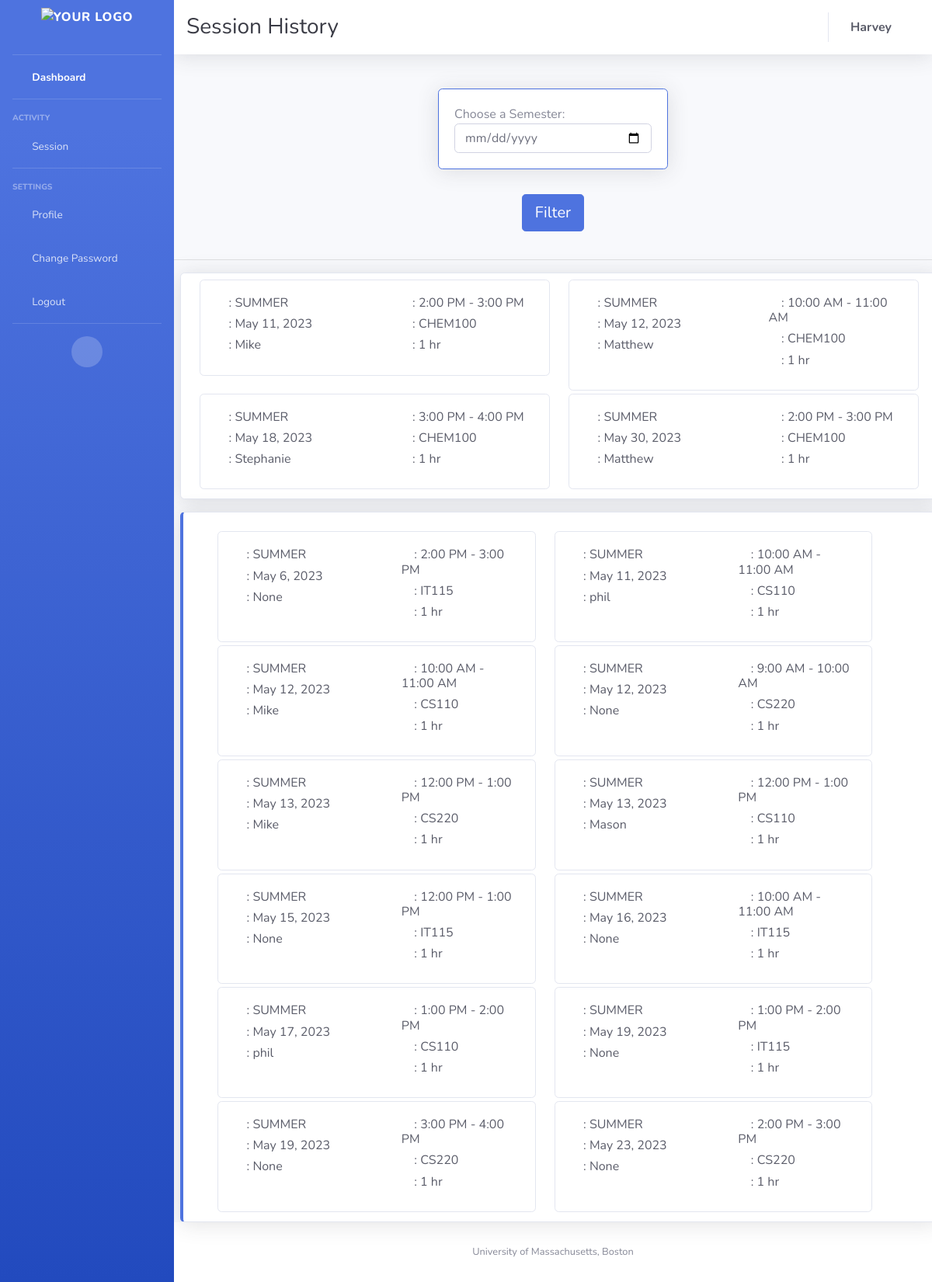
Page /session-hsitory/ (signed in) on the committed database.
### appusers/models.py (models this page shows, shortened)
class Availability(models.Model):
    tutor = models.ForeignKey(Tutor, on_delete=models.CASCADE, null=True, blank=True, related_name='availabilities')
    date = models.DateField()
    timeblock = models.CharField(max_length=1, choices=TIMEBLOCK_CHOICES)
    booked_by = models.ForeignKey(Student, on_delete=models.SET_NULL, null=True, blank=True,
                                  related_name='booked_slots')
    course = models.ForeignKey(Course, on_delete=models.CASCADE)
    status = models.CharField(max_length=1, choices=STATUS_CHOICES)
    semester = models.CharField(max_length=25, null=True)

class Tutor(models.Model):
    user = models.OneToOneField(User, on_delete=models.CASCADE)
    courses = models.ManyToManyField(Course, related_name='tutors')
    profile_picture = models.URLField(default='static/images/favicons/Blue_logo.png', null=True, blank=True)
    def __str__(self):
        return self.user.username

class Course(models.Model):
    c_name = models.CharField(max_length=100)
    c_code = models.CharField(max_length=50, unique=True, null=False)
    def __str__(self):
        return self.c_name

class Student(models.Model):
    user = models.OneToOneField(User, on_delete=models.CASCADE)
    ums_id = models.CharField(max_length=20, null=True, blank=True)
    courses = models.ManyToManyField(Course, related_name='students')
    no_shows = models.IntegerField(max_length=1, default=0)
    profile_picture = models.FileField(null=True, blank=True)
    def __str__(self):
        return self.user.username

### appusers/views.py (the view)
# urls.py: path('session-hsitory/', session_history, name='session_history'),
@login_required
def session_history(request):
    current_user = request.user
    today = date.today()
    slots = Availability.objects.all().order_by('date')
    try:
        student = current_user.student
        student_session_history = Availability.objects.filter(booked_by=student, date__lt=today).order_by('date')
    except Student.DoesNotExist:
        student_session_history = []
    try:
        tutor = current_user.tutor
        tutor_session_history = Availability.objects.filter(tutor=tutor, date__lt=today).order_by('date')
    except Tutor.DoesNotExist:
        tutor_session_history = []
    return render(request, 'session_history.html',
                  {'slots': slots, 'today': today,
                   'student_session_history': student_session_history,
                   'tutor_session_history': tutor_session_history,
                  })

### templates/session_history.html (shortened to what this page needs)
{% extends "base.html" %}
{% block top_heading %}
    <h1 class="h3 mb-0 text-gray-900">Session History</h1>
{% endblock %}
{% block content %}
    <div class="card-body">
        <form method="GET" id="filter-form">
            <div class="row justify-content-center">
                <div class="col-md-4 mb-3">
                    <div class="card border-primary shadow">
                        <div class="card-body">
                            <div class="d-flex align-items-center">
                                <label for="date-select" class="mr-3 mb-0">Choose a Semester:</label>
                                <i class="fas fa-calendar"></i>
                            </div>
                            <input type="date" name="date" id="date-select" class="form-control">
                        </div>
                    </div>
                </div>
                <div class="col-md-12 text-center">
                    <button type="submit" class="btn btn-toggle btn-primary btn-lg mt-3">Filter</button>
                </div>
            </div>
        </form>
    </div>
    <hr>
    {% if user.is_authenticated %}
        {% if request.user.student %}
            <div class="container-fluid card  shadow py-2 mr-5 ml-2 mt-3">
            <div id="card-container" class="row row-cols-1 row-cols-md-2 overflow-auto" style="max-height: 300px;">
                {% for session in student_session_history %}
                    <div class="col mb-1">
                        <div class="card">
                            <div class="row g-0">
                                <div class="col-md-6">
                                    <div class="card-body text-gray-800">
                                        <div class="h6">
                                            <i class="fas fa-archive"></i>
                                            : {{ session.semester }}
                                        </div>
                                        <div class="h6">
                                            <i class="fas fa-calendar"></i>
                                            : {{ session.date }}
                                        </div>
                                        <div class="h6">
                                            <i class="fas fa-user-alt"></i>
                                            : {{ session.tutor }}
                                        </div>
                                    </div>
                                </div>
                                <div class="col-md-6">
                                    <div class="card-body text-gray-800">
                                        <div class="h6">
                                            <i class="fas fa-clock"></i>
                                            : {{ session.get_timeblock_display }}
                                        </div>
                                        <div class="h6">
                                            <i class="fas fa-book"></i>
                                            : {{ session.course }}
                                        </div>
                                        <div class="h6">
                                            <i class="fas fa-user-clock"></i>
                                            : 1 hr
                                        </div>
                                    </div>
                                </div>
                            </div>
                        </div>
                    </div>
                    {% empty %}
                    <p>No sessions today.</p>
                {% endfor %}
            </div>
        </div>
        {% endif %}
        {% if request.user.tutor %}
            <div class="container-fluid card border-left-primary shadow py-2 mr-5 ml-2 mt-3">
            <div id="card-container" class="row row-cols-1 row-cols-md-2 overflow-auto mr-5 ml-2 mt-3" >
                {% for session in tutor_session_history %}
                    <div class="col mb-1">
                        <div class="card">
                            <div class="row g-0">
                                <div class="col-md-6">
                                    <div class="card-body text-gray-800">
                                        <div class="h6">
                                            <i class="fas fa-archive"></i>
                                            : {{ session.semester }}
                                        </div>
                                        <div class="h6">
                                            <i class="fas fa-calendar"></i>
                                            : {{ session.date }}
                                        </div>
                                        <div class="h6">
                                            <i class="fas fa-user-alt"></i>
                                            : {{ session.booked_by }}
                                        </div>
                                    </div>
                                </div>
                                <div class="col-md-6">
                                    <div class="card-body text-gray-800">
                                        <div class="h6">
                                            <i class="fas fa-clock"></i>
                                            : {{ session.get_timeblock_display }}
                                        </div>
                                        <div class="h6">
                                            <i class="fas fa-book"></i>
                                            : {{ session.course }}
                                        </div>
                                        <div class="h6">
                                            <i class="fas fa-user-clock"></i>
                                            : 1 hr
                                        </div>
                                    </div>
                                </div>
                            </div>
                       </div>
                    </div>
                    {% empty %}
                    <p>No sessions today.</p>
                {% endfor %}
            </div>
        </div>
        {% endif %}
    {% endif %}
{% endblock %}

### templates/base.html (shortened to what this page needs)
{% load static %}
<!DOCTYPE html>
<html lang="en">
<head>
    <link href="{% static 'vendor/fontawesome-free/css/all.min.css' %}" rel="stylesheet" type="text/css">
    <link href="{% static 'css/sb-admin-2.min.css' %}" rel="stylesheet">
</head>
<body id="page-top">
<div id="wrapper">
    <ul class="navbar-nav bg-gradient-primary sidebar sidebar-dark accordion" id="accordionSidebar">
        <a class="sidebar-brand d-flex align-items-center justify-content-center" href="{% url 'home' %}">
            <img src="{% static 'images/favicons/UMB_White_logo.png' %}" alt="Your Logo" height="50">
        </a>
        <hr class="sidebar-divider my-0">
        <li class="nav-item active">
            <a class="nav-link" href="{% url 'home' %}">
                <i class="fas fa-fw fa-tachometer-alt"></i>
                <span>Dashboard</span></a>
        </li>
        <hr class="sidebar-divider">
        <div class="sidebar-heading">
            Activity
        </div>
        <li class="nav-item">
            <a class="nav-link collapsed" href="#" data-toggle="collapse" data-target="#collapseTwo"
               aria-expanded="true" aria-controls="collapseTwo">
                <i class="fas fa-fw fa-cog"></i>
                <span>Session</span>
            </a>
        </li>
        <hr class="sidebar-divider">
        <div class="sidebar-heading">
            Settings
        </div>
        {% if not request.user.is_superuser %}
        <li class="nav-item ">
            <a class="nav-link" href="{% url 'profile' %}">
                <i class="fas fa-fw fa-user"></i>
                <span>Profile</span></a>
        </li>
        {% endif %}
        <li class="nav-item ">
            <a class="nav-link" href="{% url 'change_password' %}">
                <i class="fas fa-fw fa-cogs"></i>
                <span>Change Password</span></a>
        </li>
        <li class="nav-item ">
            <a class="nav-link" data-toggle="modal" data-target="#logoutModal" href="{% url 'logout' %}">
                <i class="fas fa-fw fa-sign-out-alt"></i>
                <span>Logout</span></a>
        </li>
        <hr class="sidebar-divider d-none d-md-block">
        <div class="text-center d-none d-md-inline">
            <button class="rounded-circle border-0" id="sidebarToggle"></button>
        </div>
    </ul>
    <div id="content-wrapper" class="d-flex flex-column">
        <div id="content">
            <nav class="navbar navbar-expand navbar-light bg-white topbar mb-4 static-top shadow">
                {% block top_heading %}{% endblock %}
                <ul class="navbar-nav ml-auto">
                    <li class="nav-item dropdown no-arrow">
                        <a class="nav-link">
                            <span class="mr-4 font-weight-bold d-none d-lg-inline text-gray-800 ">{{ user.first_name}} {{ user.last_name}}</span>
                        </a>
                    </li>
                </ul>
            </nav>
            {% block content %}{% endblock %}
        </div>
        <footer class="sticky-footer bg-white">
            <div class="container my-auto">
                <div class="copyright text-center my-auto">
                    <span>University of Massachusetts, Boston</span>
                </div>
            </div>
        </footer>
    </div>
</div>
</body>
</html>

### rows in the picture
Availability: semester "SUMMER", date "May 11, 2023", tutor "Mike", timeblock "2:00 PM - 3:00 PM", course "CHEM100"
Availability: semester "SUMMER", date "May 12, 2023", tutor "Matthew", timeblock "10:00 AM - 11:00 AM", course "CHEM100"
Availability: semester "SUMMER", date "May 18, 2023", tutor "Stephanie", timeblock "3:00 PM - 4:00 PM", course "CHEM100"
Availability: semester "SUMMER", date "May 30, 2023", tutor "Matthew", timeblock "2:00 PM - 3:00 PM", course "CHEM100"
Availability: semester "SUMMER", date "May 6, 2023", booked_by "None", timeblock "2:00 PM - 3:00 PM", course "IT115"
Availability: semester "SUMMER", date "May 11, 2023", booked_by "phil", timeblock "10:00 AM - 11:00 AM", course "CS110"
Availability: semester "SUMMER", date "May 12, 2023", booked_by "Mike", timeblock "10:00 AM - 11:00 AM", course "CS110"
Availability: semester "SUMMER", date "May 12, 2023", booked_by "None", timeblock "9:00 AM - 10:00 AM", course "CS220"
Availability: semester "SUMMER", date "May 13, 2023", booked_by "Mike", timeblock "12:00 PM - 1:00 PM", course "CS220"
Availability: semester "SUMMER", date "May 13, 2023", booked_by "Mason", timeblock "12:00 PM - 1:00 PM", course "CS110"
Availability: semester "SUMMER", date "May 15, 2023", booked_by "None", timeblock "12:00 PM - 1:00 PM", course "IT115"
Availability: semester "SUMMER", date "May 16, 2023", booked_by "None", timeblock "10:00 AM - 11:00 AM", course "IT115"
Availability: semester "SUMMER", date "May 17, 2023", booked_by "phil", timeblock "1:00 PM - 2:00 PM", course "CS110"
Availability: semester "SUMMER", date "May 19, 2023", booked_by "None", timeblock "1:00 PM - 2:00 PM", course "IT115"
Availability: semester "SUMMER", date "May 19, 2023", booked_by "None", timeblock "3:00 PM - 4:00 PM", course "CS220"
Availability: semester "SUMMER", date "May 23, 2023", booked_by "None", timeblock "2:00 PM - 3:00 PM", course "CS220"

### other values in the picture
{{ user.first_name }} "Harvey"
